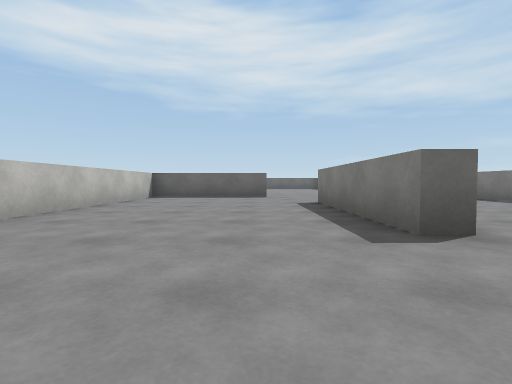
View 1 (above)

24 first-person views from a walk through a 3-D level made in the Unity game engine. The camera is 0.47 m above the floor, tilts 2° down and sees 85° across. The floor is counted in squares, 1 m on a side. Each view is taken from the middle of a square. On the plan, view 1 faces up. The plan holds only what a view shows up to about 9 squares ahead; the rest is blank. The player is left out. Surface patterns are stand-ins for the level's own textures.

View 2
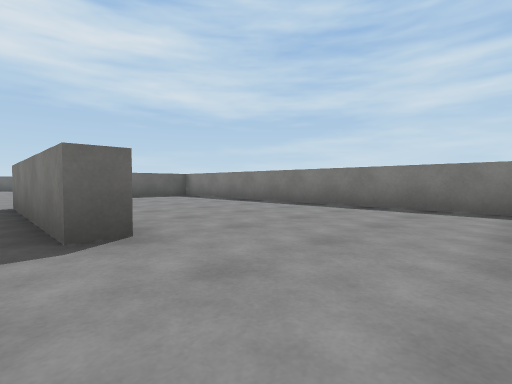

View 3
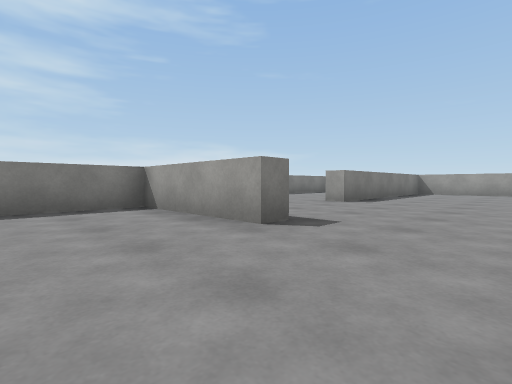

View 4
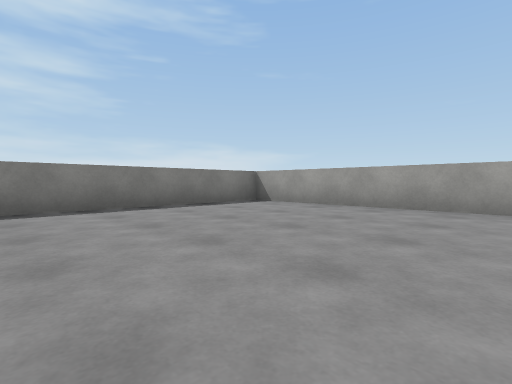

View 5
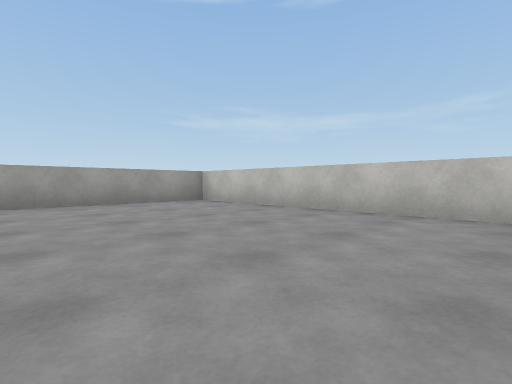

View 6
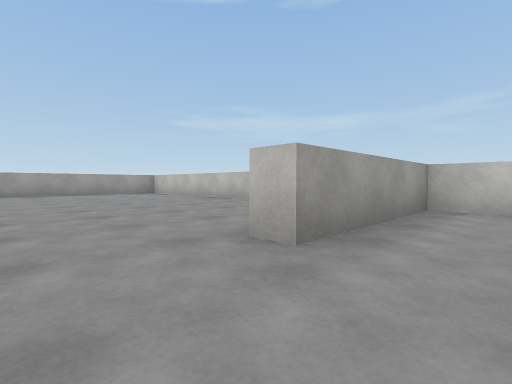

View 7
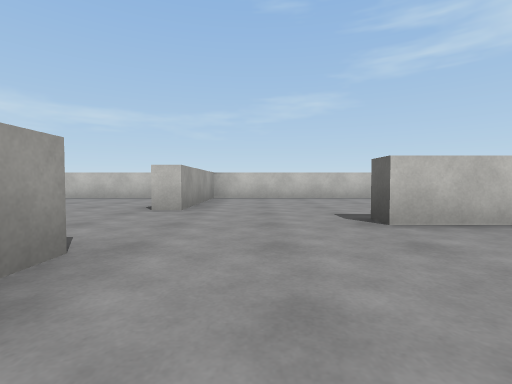

View 8
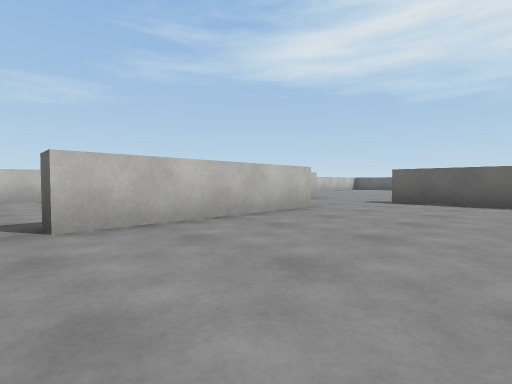

View 9
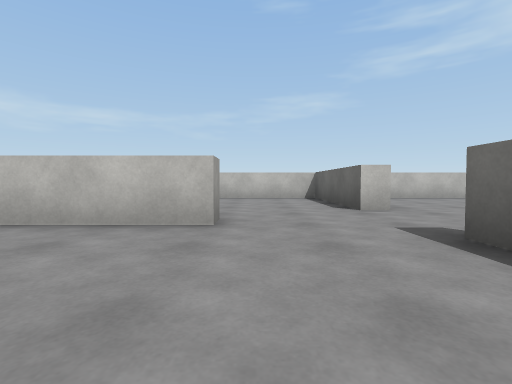

View 10
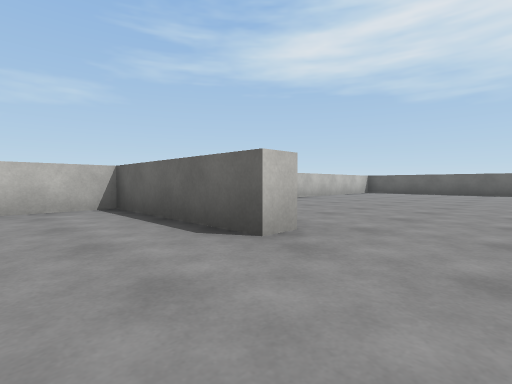

View 11
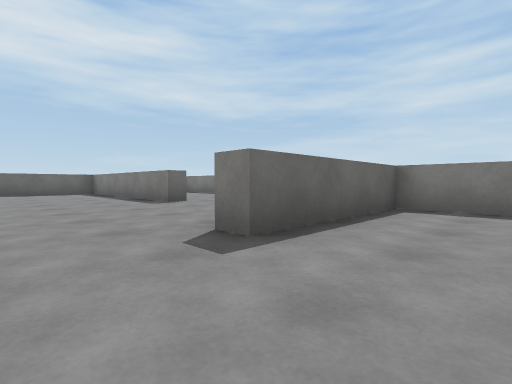

View 12
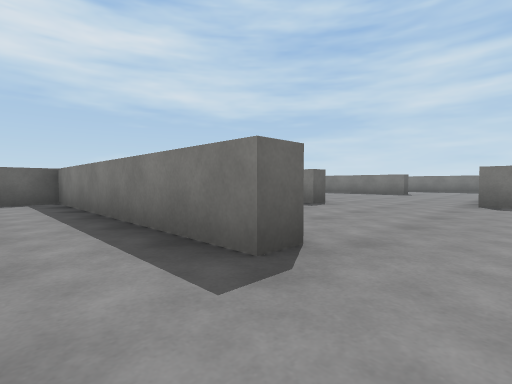

View 13
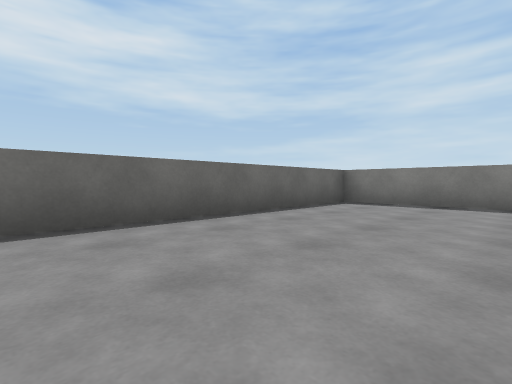

View 14
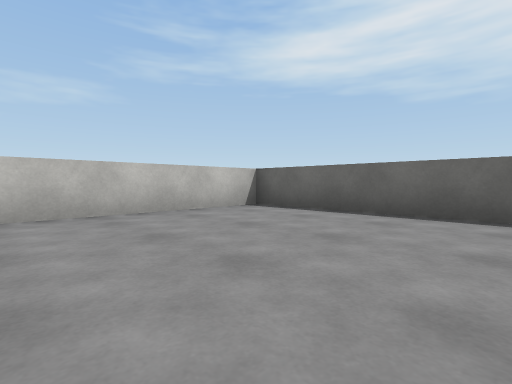

View 15
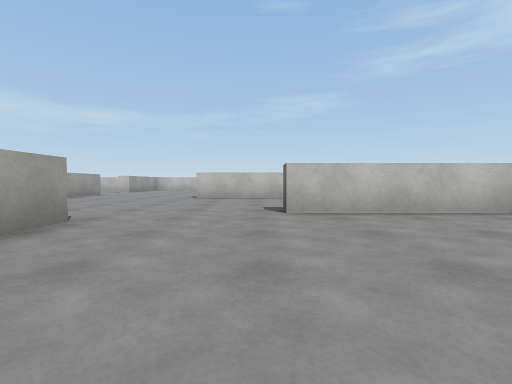

View 16
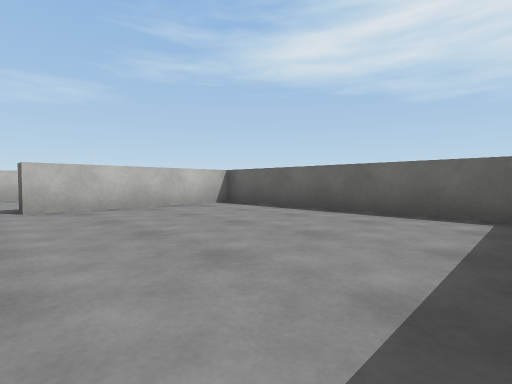

View 17
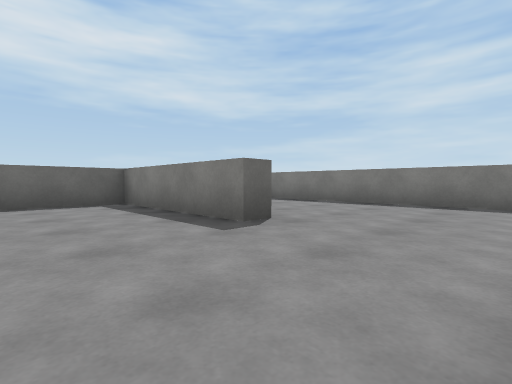

View 18
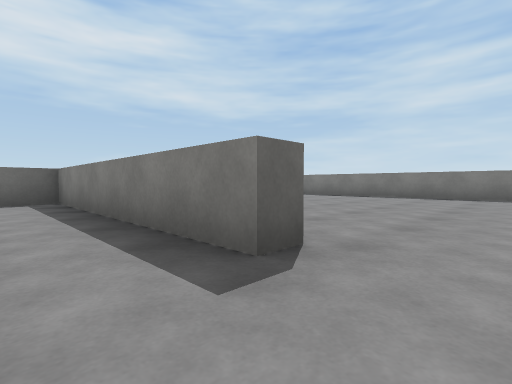

View 19
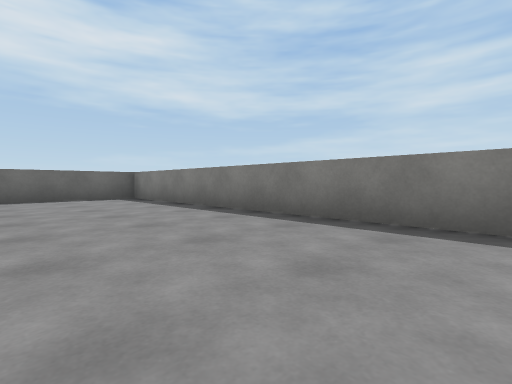

View 20
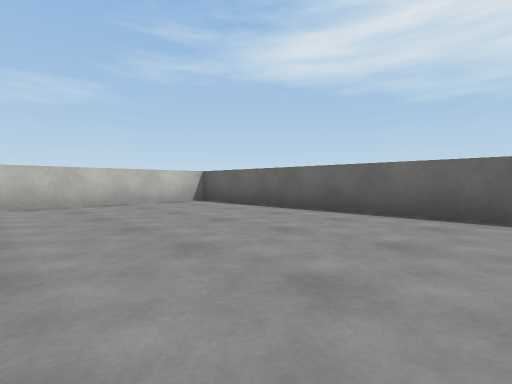

View 21
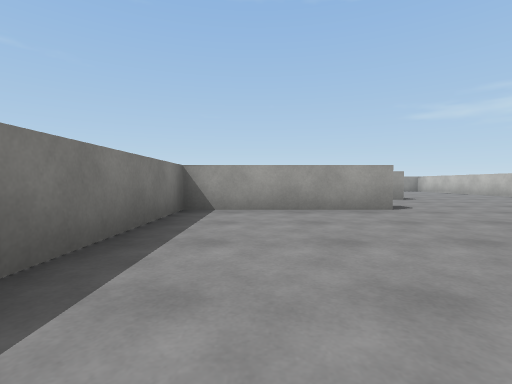

View 22
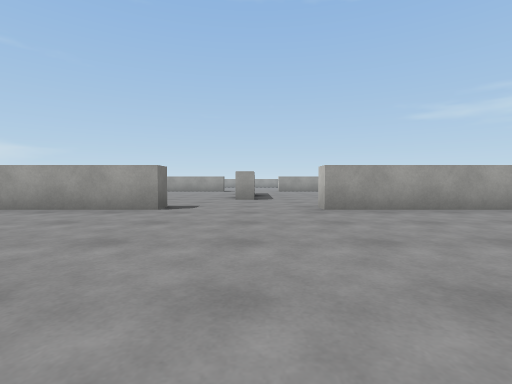

View 23
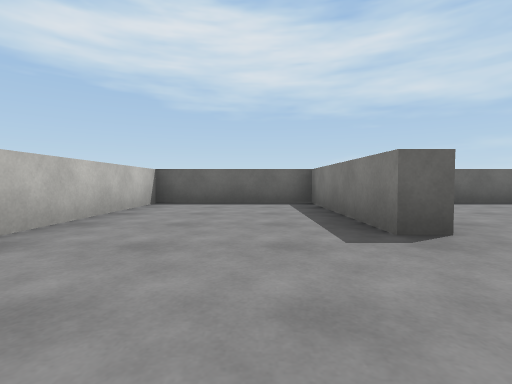

View 24
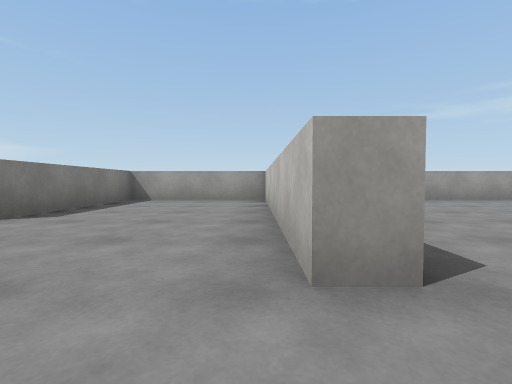

### Floor plan
Ten units are one square. View 1 is at (0, 0); x grows to the right and y downward. Boxes are objects, and circles mark ways between rooms. Rooms are numbered by the first view taken in them; rooms with no view inside come last. Other rooms are left out.
<svg viewBox="-37 -198 305 305">
<path fill="none" stroke="#000" d="M32 8 32 2 63 2 63 -88 27 -88 27 -92M20 -25 15 -25 15 -65 20 -65 20 -25M-32 20 -32 102 43 102 43 42 48 42 48 99M47 102 82 102 82 65M3 -94 3 -88 -32 -88 -32 2 3 2 3 8M97 -122 97 -128 106 -128M148 -155 143 -155 143 -193 88 -193 88 -155 82 -155 82 -193 48 -193 48 -132 43 -132 43 -193 -32 -193 -32 -109M166 -93 198 -93 198 -88M188 -132 183 -132 183 -193 172 -193M40 -93 45 -93M227 -88 227 -93 263 -93 263 -193 188 -193 188 -152"/>
<circle cx="15" cy="-90" r="3" fill="#2a7"/>
<text x="30" y="10">1</text>
<text x="120" y="-140">2</text>
</svg>
Room 1 opens to room 2.

Where each view was taken, in squares from view 1:
view 1: 0 up, 0 right, facing up
view 2: 0 up, 1 right, facing up-right
view 3: 2 up, 1 right, facing down-right
view 4: 5 down, 1 left, facing down-right
view 5: 4 down, 1 right, facing down-left
view 6: 1 up, 2 right, facing down-left
view 7: 1 up, 5 right, facing left
view 8: 2 up, 5 right, facing up-left
view 9: 7 up, 5 right, facing left
view 10: 7 up, 2 right, facing up-left
view 11: 7 up, 1 right, facing up-right
view 12: 12 up, 3 right, facing up-right
view 13: 16 up, 2 left, facing up-right
view 14: 15 up, 1 right, facing up-left
view 15: 15 up, 13 right, facing left
view 16: 15 up, 14 right, facing up-left
view 17: 13 up, 12 right, facing up-right
view 18: 12 up, 17 right, facing up-right
view 19: 11 up, 23 right, facing up-right
view 20: 15 up, 25 right, facing up-left
view 21: 14 up, 25 right, facing down
view 22: 14 up, 21 right, facing down
view 23: 13 up, 7 right, facing up
view 24: 3 down, 5 right, facing down
